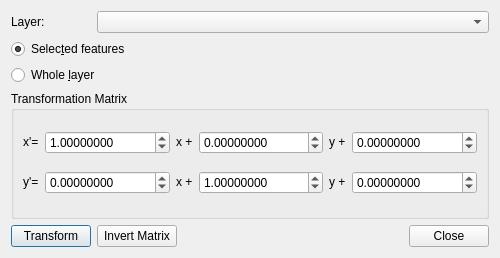
<?xml version="1.0" encoding="UTF-8"?>
<ui version="4.0">
 <class>Dialog</class>
 <widget class="QDialog" name="Dialog">
  <property name="geometry">
   <rect>
    <x>0</x>
    <y>0</y>
    <width>500</width>
    <height>258</height>
   </rect>
  </property>
  <property name="windowTitle">
   <string>Dialog</string>
  </property>
  <layout class="QGridLayout" name="gridLayout">
   <item row="0" column="0">
    <widget class="QLabel" name="labelLayer">
     <property name="sizePolicy">
      <sizepolicy hsizetype="Fixed" vsizetype="Fixed">
       <horstretch>0</horstretch>
       <verstretch>0</verstretch>
      </sizepolicy>
     </property>
     <property name="text">
      <string>Layer:</string>
     </property>
    </widget>
   </item>
   <item row="0" column="1" colspan="3">
    <widget class="QComboBox" name="comboBoxLayer"/>
   </item>
   <item row="1" column="0" colspan="4">
    <widget class="QRadioButton" name="radioButtonSelectedFeatures">
     <property name="text">
      <string>Selec&amp;ted features</string>
     </property>
     <property name="checked">
      <bool>true</bool>
     </property>
    </widget>
   </item>
   <item row="2" column="0" colspan="4">
    <widget class="QRadioButton" name="radioButtonWholeLayer">
     <property name="text">
      <string>Whole &amp;layer</string>
     </property>
     <property name="checked">
      <bool>false</bool>
     </property>
    </widget>
   </item>
   <item row="3" column="0" colspan="4">
    <widget class="QGroupBox" name="groupBoxParameters">
     <property name="minimumSize">
      <size>
       <width>0</width>
       <height>0</height>
      </size>
     </property>
     <property name="title">
      <string>Transformation Matrix</string>
     </property>
     <layout class="QGridLayout" name="gridLayout_2">
      <item row="1" column="2">
       <widget class="QLabel" name="label_4">
        <property name="sizePolicy">
         <sizepolicy hsizetype="Fixed" vsizetype="Fixed">
          <horstretch>0</horstretch>
          <verstretch>0</verstretch>
         </sizepolicy>
        </property>
        <property name="text">
         <string>x +</string>
        </property>
       </widget>
      </item>
      <item row="0" column="1">
       <widget class="QDoubleSpinBox" name="spinA">
        <property name="minimumSize">
         <size>
          <width>100</width>
          <height>0</height>
         </size>
        </property>
        <property name="decimals">
         <number>8</number>
        </property>
        <property name="minimum">
         <double>-999999999.000000000000000</double>
        </property>
        <property name="maximum">
         <double>999999999.000000000000000</double>
        </property>
        <property name="singleStep">
         <double>0.100000000000000</double>
        </property>
        <property name="value">
         <double>1.000000000000000</double>
        </property>
       </widget>
      </item>
      <item row="0" column="5">
       <widget class="QDoubleSpinBox" name="spinTx">
        <property name="minimumSize">
         <size>
          <width>100</width>
          <height>0</height>
         </size>
        </property>
        <property name="decimals">
         <number>8</number>
        </property>
        <property name="minimum">
         <double>-999999999.000000000000000</double>
        </property>
        <property name="maximum">
         <double>999999999.000000000000000</double>
        </property>
        <property name="singleStep">
         <double>1.000000000000000</double>
        </property>
        <property name="value">
         <double>0.000000000000000</double>
        </property>
       </widget>
      </item>
      <item row="0" column="3">
       <widget class="QDoubleSpinBox" name="spinB">
        <property name="minimumSize">
         <size>
          <width>100</width>
          <height>0</height>
         </size>
        </property>
        <property name="decimals">
         <number>8</number>
        </property>
        <property name="minimum">
         <double>-999999999.000000000000000</double>
        </property>
        <property name="maximum">
         <double>999999999.000000000000000</double>
        </property>
        <property name="singleStep">
         <double>0.100000000000000</double>
        </property>
        <property name="value">
         <double>0.000000000000000</double>
        </property>
       </widget>
      </item>
      <item row="1" column="1">
       <widget class="QDoubleSpinBox" name="spinC">
        <property name="minimumSize">
         <size>
          <width>100</width>
          <height>0</height>
         </size>
        </property>
        <property name="decimals">
         <number>8</number>
        </property>
        <property name="minimum">
         <double>-999999999.000000000000000</double>
        </property>
        <property name="maximum">
         <double>999999999.000000000000000</double>
        </property>
        <property name="singleStep">
         <double>0.100000000000000</double>
        </property>
        <property name="value">
         <double>0.000000000000000</double>
        </property>
       </widget>
      </item>
      <item row="1" column="3">
       <widget class="QDoubleSpinBox" name="spinD">
        <property name="minimumSize">
         <size>
          <width>100</width>
          <height>0</height>
         </size>
        </property>
        <property name="decimals">
         <number>8</number>
        </property>
        <property name="minimum">
         <double>-999999999.000000000000000</double>
        </property>
        <property name="maximum">
         <double>999999999.000000000000000</double>
        </property>
        <property name="singleStep">
         <double>0.100000000000000</double>
        </property>
        <property name="value">
         <double>1.000000000000000</double>
        </property>
       </widget>
      </item>
      <item row="1" column="5">
       <widget class="QDoubleSpinBox" name="spinTy">
        <property name="minimumSize">
         <size>
          <width>100</width>
          <height>0</height>
         </size>
        </property>
        <property name="decimals">
         <number>8</number>
        </property>
        <property name="minimum">
         <double>-999999999.000000000000000</double>
        </property>
        <property name="maximum">
         <double>999999999.000000000000000</double>
        </property>
        <property name="singleStep">
         <double>1.000000000000000</double>
        </property>
        <property name="value">
         <double>0.000000000000000</double>
        </property>
       </widget>
      </item>
      <item row="0" column="0">
       <widget class="QLabel" name="label">
        <property name="sizePolicy">
         <sizepolicy hsizetype="Fixed" vsizetype="Fixed">
          <horstretch>0</horstretch>
          <verstretch>0</verstretch>
         </sizepolicy>
        </property>
        <property name="text">
         <string>x'=</string>
        </property>
       </widget>
      </item>
      <item row="1" column="0">
       <widget class="QLabel" name="label_2">
        <property name="sizePolicy">
         <sizepolicy hsizetype="Fixed" vsizetype="Fixed">
          <horstretch>0</horstretch>
          <verstretch>0</verstretch>
         </sizepolicy>
        </property>
        <property name="text">
         <string>y'=</string>
        </property>
       </widget>
      </item>
      <item row="0" column="2">
       <widget class="QLabel" name="label_3">
        <property name="sizePolicy">
         <sizepolicy hsizetype="Fixed" vsizetype="Fixed">
          <horstretch>0</horstretch>
          <verstretch>0</verstretch>
         </sizepolicy>
        </property>
        <property name="text">
         <string>x +</string>
        </property>
       </widget>
      </item>
      <item row="0" column="4">
       <widget class="QLabel" name="label_5">
        <property name="sizePolicy">
         <sizepolicy hsizetype="Fixed" vsizetype="Fixed">
          <horstretch>0</horstretch>
          <verstretch>0</verstretch>
         </sizepolicy>
        </property>
        <property name="text">
         <string>y +</string>
        </property>
       </widget>
      </item>
      <item row="1" column="4">
       <widget class="QLabel" name="label_6">
        <property name="sizePolicy">
         <sizepolicy hsizetype="Fixed" vsizetype="Fixed">
          <horstretch>0</horstretch>
          <verstretch>0</verstretch>
         </sizepolicy>
        </property>
        <property name="text">
         <string>y +</string>
        </property>
       </widget>
      </item>
     </layout>
    </widget>
   </item>
   <item row="4" column="0">
    <widget class="QPushButton" name="pushButtonRun">
     <property name="sizePolicy">
      <sizepolicy hsizetype="Fixed" vsizetype="Fixed">
       <horstretch>0</horstretch>
       <verstretch>0</verstretch>
      </sizepolicy>
     </property>
     <property name="text">
      <string>Transform</string>
     </property>
    </widget>
   </item>
   <item row="4" column="1">
    <widget class="QPushButton" name="pushButtonInvert">
     <property name="sizePolicy">
      <sizepolicy hsizetype="Fixed" vsizetype="Fixed">
       <horstretch>0</horstretch>
       <verstretch>0</verstretch>
      </sizepolicy>
     </property>
     <property name="text">
      <string>Invert Matrix</string>
     </property>
    </widget>
   </item>
   <item row="4" column="2">
    <spacer name="horizontalSpacer">
     <property name="orientation">
      <enum>Qt::Horizontal</enum>
     </property>
     <property name="sizeHint" stdset="0">
      <size>
       <width>205</width>
       <height>20</height>
      </size>
     </property>
    </spacer>
   </item>
   <item row="4" column="3">
    <widget class="QPushButton" name="pushButtonClose">
     <property name="sizePolicy">
      <sizepolicy hsizetype="Fixed" vsizetype="Fixed">
       <horstretch>0</horstretch>
       <verstretch>0</verstretch>
      </sizepolicy>
     </property>
     <property name="text">
      <string>Close</string>
     </property>
    </widget>
   </item>
  </layout>
 </widget>
 <resources/>
 <connections/>
</ui>
